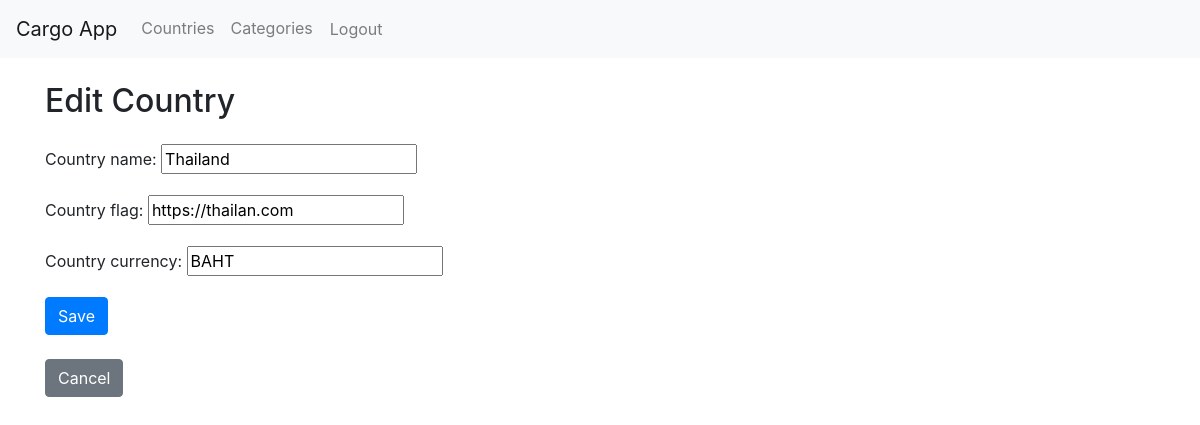
Screenshot of /countries/3/update/ (signed in) with the database file from the repository.
### cargo_app/models.py (models this page shows, shortened)
class Country(models.Model):
    country_name = models.CharField(max_length=100)
    country_flag = models.URLField()
    country_currency = models.CharField(max_length=10)

### cargo_app/views.py (the view)
# urls.py: path('countries/<int:pk>/update/', CountryUpdateView.as_view(), name='country-update'),
class CountryUpdateView(LoginRequiredMixin, UpdateView):
    model = Country
    template_name = 'country_form.html'
    form_class = CountryForm
    success_url = reverse_lazy('cargo_app:country-list')

### cargo_app/forms.py
class CountryForm(forms.ModelForm):
    class Meta:
        model = Country
        fields = ['country_name', 'country_flag', 'country_currency']

### cargo_app/templates/country_form.html (shortened to what this page needs)
{% extends 'base.html' %}
{% block content %}
<h2 class="mb-4">{% if form.instance.pk %}Edit{% else %}Create{% endif %} Country</h2>
<form method="post" action="" class="mb-4">
    {{ form.as_p }}
    <button type="submit" class="btn btn-primary">Save</button>
</form>
<a href="{% url 'cargo_app:country-list' %}" class="btn btn-secondary">Cancel</a>
{% endblock %}

### rows the page displays
Country: country_name "Thailand", country_flag "https://thailan.com", country_currency "BAHT"
